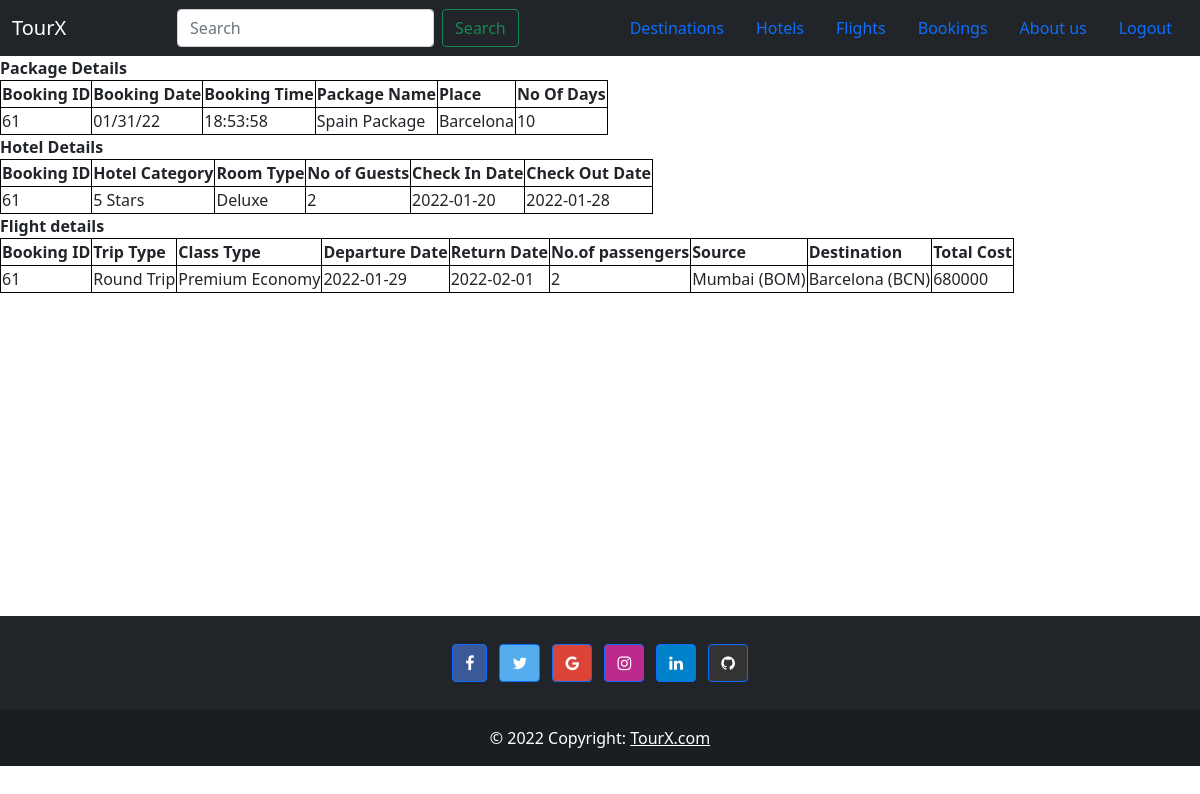
/bookings (signed in), run on an earlier commit of the app's database.
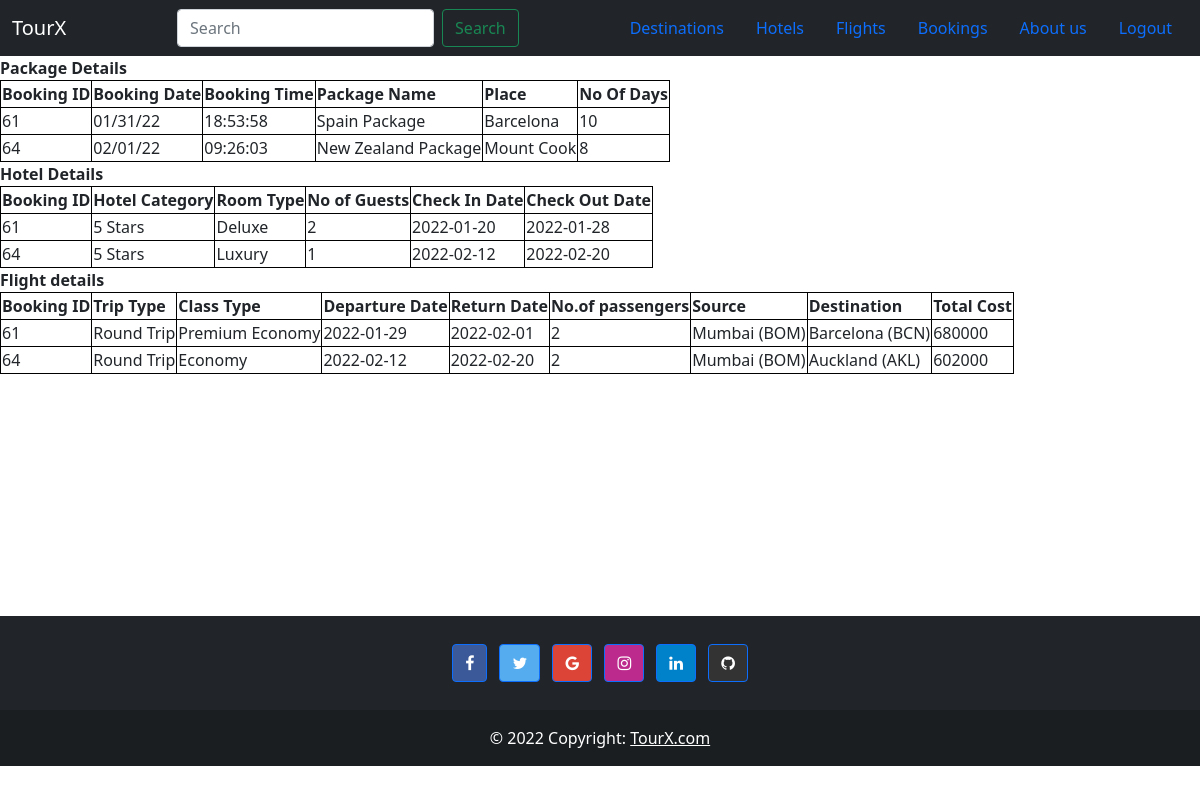
And on a later commit of the database.
### tables this page shows
CREATE TABLE "bookings" (
	"id"	INTEGER NOT NULL PRIMARY KEY AUTOINCREMENT,
	"name"	text NOT NULL,
	"email"	text NOT NULL,
	"passengers"	INTEGER NOT NULL,
	"package_name"	text NOT NULL,
	"place"	text NOT NULL,
	"no_of_days"	integer NOT NULL,
	"booking_date"	date NOT NULL,
	"booking_time"	TEXT,
	"category"	text NOT NULL,
	"room_type"	text NOT NULL,
	"no_of_guests"	integer NOT NULL,
	"check_in_date"	date NOT NULL,
	"check_out_date"	date NOT NULL,
	"trip_type"	text NOT NULL,
	"class_type"	text NOT NULL,
	"departure_d"	date NOT NULL,
	"return_d"	date NOT NULL,
	"source"	text NOT NULL,
	"destination"	text NOT NULL,
	"total_cost"	NUMERIC,
	"username"	text NOT NULL,
	FOREIGN KEY("username") REFERENCES "users"("username")
);

### app.py (the view)
@app.route('/bookings', methods=['GET', 'POST'])
def bookingdetails():
    if request.method == "GET":
        with sqlite3.connect('tour.db') as db:
            try:
                db.row_factory = sqlite3.Row
                cur = db.cursor()
                cur.execute("select * from bookings inner join users on users.username=bookings.username and users.username = ?", (session['username'],))
                rows = cur.fetchall()
                for row in rows:
                    print(row)
                return render_template("bookings.html", rows=rows)
            except:
                msg = "No Bookings yet!"
                return render_template("bookings.html", msg = msg)
    return render_template("home.html")

### templates/bookings.html (shortened to what this page needs)
{% extends "layout.html" %}
{% block body %}
<nav class="navbar navbar-expand-lg navbar-dark bg-dark">
    <div class="container-fluid">
        <a class="navbar-brand" href="/home">TourX</a>
        <form class="d-flex">
        <input class="form-control me-2" type="search" placeholder="Search" aria-label="Search">
        <button class="btn btn-outline-success" type="submit">Search</button>
        </form>
        <ul class="nav nav-pills">
            <li class="nav-item">
                <a class="nav-link" href="{{ url_for('destinations') }}">Destinations</a>
            </li>
            <li class="nav-item">
                <a class="nav-link" href="{{ url_for('hotels') }}">Hotels</a>
            </li>
            <li class="nav-item">
                <a class="nav-link" href="{{ url_for('flights') }}">Flights</a>
            </li>
            <li class="nav-item">
                <a class="nav-link" href="{{ url_for('bookingdetails') }}">Bookings</a>
            </li>
            <li class="nav-item">
                <a class="nav-link" href="{{ url_for('about') }}">About us</a>
            </li>
            <li class="nav-item">
                <a class="nav-link" href="{{ url_for('logout') }}">Logout</a>
            </li>
        </ul>
    </div>
</nav>
<section class="bookings" style="height: 70vh;">
    <form action="/bookings" method="post">
        <table>
            <thead><b> Package Details </b></thead>
            <tr>
                <th>Booking ID</th>
                <th>Booking Date</th>
                <th>Booking Time</th>
                <th>Package Name</th>
                <th>Place</th>
                <th>No Of Days</th>
            </tr>
            {% for row in rows %}
            <tr>
                <td>{{ row['id'] }}</td>
                <td>{{ row['booking_date'] }}</td>
                <td>{{ row['booking_time'] }}</td>
                <td>{{ row['package_name'] }}</td>
                <td>{{ row['place'] }}</td>
                <td>{{ row['no_of_days'] }}</td>
            </tr>
            {% endfor %}
        </table>
        <table>
            <thead><b> Hotel Details </b></thead>
            <tr>
                <th>Booking ID</th>
                <th>Hotel Category</th>
                <th>Room Type</th>
                <th>No of Guests</th>
                <th>Check In Date</th>
                <th>Check Out Date</th>
            </tr>
            {% for row in rows %}
            <tr>
                <td>{{ row['id'] }}</td>
                <td>{{ row['category'] }}</td>
                <td>{{ row['room_type'] }}</td>
                <td>{{ row['no_of_guests'] }}</td>
                <td>{{ row['check_in_date'] }}</td>
                <td>{{ row['check_out_date'] }}</td>
            </tr>
            {% endfor %}
        </table>
        <table>
            <thead><b> Flight details </b></thead>
            <tr>
                <th>Booking ID</th>
                <th>Trip Type</th>
                <th>Class Type</th>
                <th>Departure Date</th>
                <th>Return Date</th>
                <th>No.of passengers</th>
                <th>Source</th>
                <th>Destination</th>
                <th>Total Cost</th>
            </tr>
            {% for row in rows %}
            <tr>
                <td>{{ row['id'] }}</td>
                <td>{{ row['trip_type'] }}</td>
                <td>{{ row['class_type'] }}</td>
                <td>{{ row['departure_d'] }}</td>
                <td>{{ row['return_d'] }}</td>
                <td>{{ row['passengers'] }}</td>
                <td>{{ row['source'] }}</td>
                <td>{{ row['destination'] }}</td>
                <td>{{ row['total_cost'] }}</td>
            </tr>
            {% endfor %}
        </table>
    </form>
</section>
<footer class="bg-dark text-center text-white">
    <div class="container p-4 pb-0">
      <section class="mb-4">
        <a class="btn btn-primary btn-floating m-1" style="background-color: #3b5998;" href="#!" role="button">
          <i class="fa fa-facebook-f"></i>
        </a>
        <a class="btn btn-primary btn-floating m-1" style="background-color: #55acee;" href="#!" role="button">
          <i class="fa fa-twitter"></i>
        </a>
        <a class="btn btn-primary btn-floating m-1" style="background-color: #db4437;" href="#!" role="button">
          <i class="fa fa-google"></i>
        </a>
        <a class="btn btn-primary btn-floating m-1" style="background-color: #bc2a8d;" href="#!" role="button">
          <i class="fa fa-instagram"></i>
        </a>
        <a class="btn btn-primary btn-floating m-1" style="background-color: #0082ca;" href="#!" role="button">
          <i class="fa fa-linkedin"></i>
        </a>
        <a class="btn btn-primary btn-floating m-1" style="background-color: #333333;" href="#!" role="button">
          <i class="fa fa-github"></i>
        </a>
      </section>
    </div>
    <div class="text-center p-3" style="background-color: rgba(0, 0, 0, 0.2);">
      © 2022 Copyright:
      <a class="text-white" href="https://tourxbootstrap.com/">TourX.com</a>
    </div>
  </footer>
{% endblock %}

### templates/layout.html (shortened to what this page needs)
<!doctype html>
<html lang="en">
  <head>
    <link rel="stylesheet" href="https://cdnjs.cloudflare.com/ajax/libs/font-awesome/4.7.0/css/font-awesome.min.css">
    <link href="https://cdn.jsdelivr.net/npm/bootstrap@5.1.3/dist/css/bootstrap.min.css" rel="stylesheet">
  </head>
  <body>
    {% block body %}
    {% endblock %}
  </body>
</html>

### templates/bookings.html (style rules this page uses)
tr, th, td { border: 1px solid black; }

What changed in the data, as far as the page shows it:
added bookings: id "64", booking_date "02/01/22", booking_time "09:26:03", package_name "New Zealand Package", place "Mount Cook", no_of_days "8", category "5 Stars", room_type "Luxury", no_of_guests "1", check_in_date "2022-02-12", check_out_date "2022-02-20", trip_type "Round Trip", class_type "Economy", departure_d "2022-02-12", return_d "2022-02-20", passengers "2", source "Mumbai (BOM)", destination "Auckland (AKL)", total_cost "602000"
